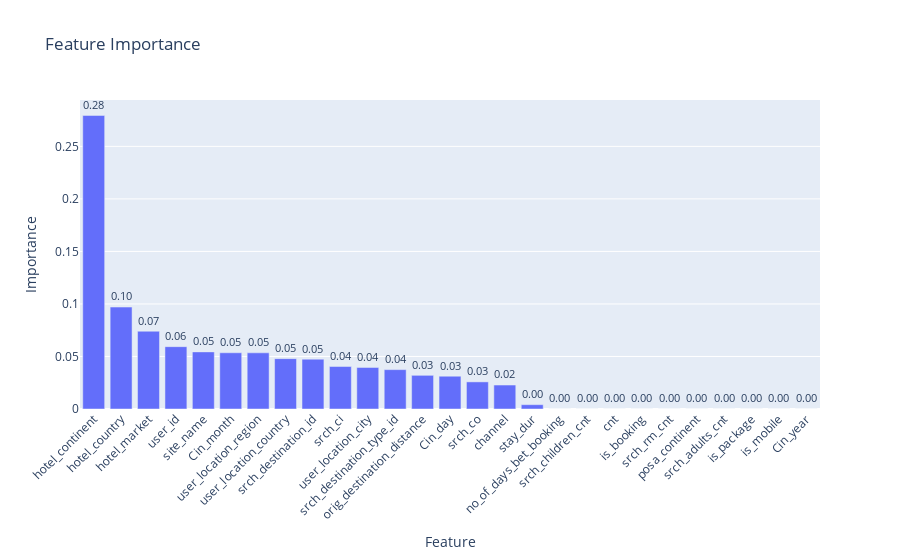

Notebook code cell kept with this figure:
### Code cell
feature_importance_df = xgb_plot_feature_importance(xgb)

### Figure 1 — Plotly figure (JSON) as saved in the notebook; plotly's stock layout.template omitted (floating-point values rounded to 4 significant figures)
{"data": [{"hovertemplate": "Feature=%{x}<br>Importance=%{text}<extra></extra>", "legendgroup": "", "marker": {"color": "#636efa", "pattern": {"shape": ""}}, "name": "", "orientation": "v", "showlegend": false, "text": [0.2794, 0.09703, 0.07403, 0.05934, 0.05438, 0.05352, 0.05348, 0.04795, 0.04742, 0.04042, 0.03953, 0.03747, 0.03206, 0.0312, 0.0258, 0.02282, 0.004116, 0.0, 0.0, 0.0, 0.0, 0.0, 0.0, 0.0, 0.0, 0.0, 0.0], "textposition": "outside", "texttemplate": "%{text:.2f}", "type": "bar", "x": ["hotel_continent", "hotel_country", "hotel_market", "user_id", "site_name", "Cin_month", "user_location_region", "user_location_country", "srch_destination_id", "srch_ci", "user_location_city", "srch_destination_type_id", "orig_destination_distance", "Cin_day", "srch_co", "channel", "stay_dur", "no_of_days_bet_booking", "srch_children_cnt", "cnt", "is_booking", "srch_rm_cnt", "posa_continent", "srch_adults_cnt", "is_package", "is_mobile", "Cin_year"], "xaxis": "x", "y": [0.2794, 0.09703, 0.07403, 0.05934, 0.05438, 0.05352, 0.05348, 0.04795, 0.04742, 0.04042, 0.03953, 0.03747, 0.03206, 0.0312, 0.0258, 0.02282, 0.004116, 0.0, 0.0, 0.0, 0.0, 0.0, 0.0, 0.0, 0.0, 0.0, 0.0], "yaxis": "y"}], "layout": {"barmode": "relative", "legend": {"tracegroupgap": 0}, "title": {"text": "Feature Importance"}, "xaxis": {"anchor": "y", "domain": [0, 1], "tickangle": -45, "title": {"text": "Feature"}}, "yaxis": {"anchor": "x", "domain": [0, 1], "title": {"text": "Importance"}}}}
